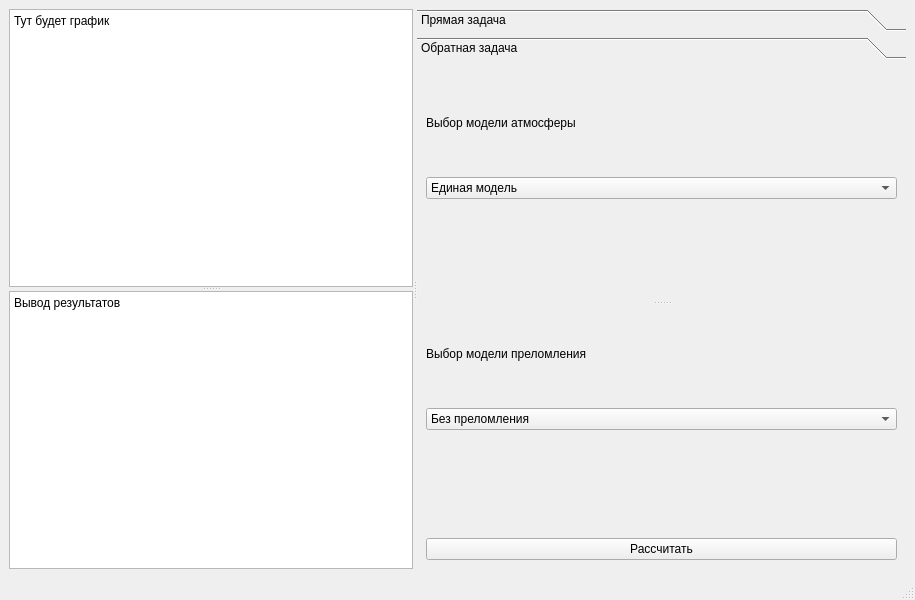
<?xml version="1.0" encoding="UTF-8"?>
<ui version="4.0">
 <class>MainWindow</class>
 <widget class="QMainWindow" name="MainWindow">
  <property name="geometry">
   <rect>
    <x>0</x>
    <y>0</y>
    <width>915</width>
    <height>600</height>
   </rect>
  </property>
  <property name="windowTitle">
   <string>MainWindow</string>
  </property>
  <widget class="QWidget" name="centralwidget">
   <layout class="QGridLayout" name="gridLayout_3">
    <item row="0" column="0">
     <widget class="QSplitter" name="splitter_5">
      <property name="orientation">
       <enum>Qt::Horizontal</enum>
      </property>
      <widget class="QSplitter" name="splitter_4">
       <property name="orientation">
        <enum>Qt::Vertical</enum>
       </property>
       <widget class="QTextBrowser" name="textBrowser">
        <property name="sizePolicy">
         <sizepolicy hsizetype="Expanding" vsizetype="Minimum">
          <horstretch>0</horstretch>
          <verstretch>0</verstretch>
         </sizepolicy>
        </property>
        <property name="html">
         <string>&lt;!DOCTYPE HTML PUBLIC &quot;-//W3C//DTD HTML 4.0//EN&quot; &quot;http://www.w3.org/TR/REC-html40/strict.dtd&quot;&gt;
&lt;html&gt;&lt;head&gt;&lt;meta name=&quot;qrichtext&quot; content=&quot;1&quot; /&gt;&lt;meta charset=&quot;utf-8&quot; /&gt;&lt;style type=&quot;text/css&quot;&gt;
p, li { white-space: pre-wrap; }
hr { height: 1px; border-width: 0; }
li.unchecked::marker { content: &quot;\2610&quot;; }
li.checked::marker { content: &quot;\2612&quot;; }
&lt;/style&gt;&lt;/head&gt;&lt;body style=&quot; font-family:'Sans Serif'; font-size:9pt; font-weight:400; font-style:normal;&quot;&gt;
&lt;p style=&quot; margin-top:0px; margin-bottom:0px; margin-left:0px; margin-right:0px; -qt-block-indent:0; text-indent:0px;&quot;&gt;Тут будет график&lt;/p&gt;
&lt;p style=&quot;-qt-paragraph-type:empty; margin-top:0px; margin-bottom:0px; margin-left:0px; margin-right:0px; -qt-block-indent:0; text-indent:0px;&quot;&gt;&lt;br /&gt;&lt;/p&gt;&lt;/body&gt;&lt;/html&gt;</string>
        </property>
       </widget>
       <widget class="QTextBrowser" name="textBrowser_2">
        <property name="sizePolicy">
         <sizepolicy hsizetype="Expanding" vsizetype="Maximum">
          <horstretch>0</horstretch>
          <verstretch>0</verstretch>
         </sizepolicy>
        </property>
        <property name="html">
         <string>&lt;!DOCTYPE HTML PUBLIC &quot;-//W3C//DTD HTML 4.0//EN&quot; &quot;http://www.w3.org/TR/REC-html40/strict.dtd&quot;&gt;
&lt;html&gt;&lt;head&gt;&lt;meta name=&quot;qrichtext&quot; content=&quot;1&quot; /&gt;&lt;meta charset=&quot;utf-8&quot; /&gt;&lt;style type=&quot;text/css&quot;&gt;
p, li { white-space: pre-wrap; }
hr { height: 1px; border-width: 0; }
li.unchecked::marker { content: &quot;\2610&quot;; }
li.checked::marker { content: &quot;\2612&quot;; }
&lt;/style&gt;&lt;/head&gt;&lt;body style=&quot; font-family:'Sans Serif'; font-size:9pt; font-weight:400; font-style:normal;&quot;&gt;
&lt;p style=&quot; margin-top:0px; margin-bottom:0px; margin-left:0px; margin-right:0px; -qt-block-indent:0; text-indent:0px;&quot;&gt;Вывод результатов&lt;/p&gt;
&lt;p style=&quot;-qt-paragraph-type:empty; margin-top:0px; margin-bottom:0px; margin-left:0px; margin-right:0px; -qt-block-indent:0; text-indent:0px;&quot;&gt;&lt;br /&gt;&lt;/p&gt;&lt;/body&gt;&lt;/html&gt;</string>
        </property>
       </widget>
      </widget>
      <widget class="QToolBox" name="toolBox">
       <property name="currentIndex">
        <number>1</number>
       </property>
       <widget class="QWidget" name="direct">
        <property name="geometry">
         <rect>
          <x>0</x>
          <y>0</y>
          <width>635</width>
          <height>485</height>
         </rect>
        </property>
        <attribute name="label">
         <string>Прямая задача</string>
        </attribute>
        <layout class="QGridLayout" name="gridLayout_2">
         <item row="0" column="0">
          <widget class="QSplitter" name="splitter_3">
           <property name="orientation">
            <enum>Qt::Horizontal</enum>
           </property>
           <widget class="QSplitter" name="splitter_2">
            <property name="orientation">
             <enum>Qt::Vertical</enum>
            </property>
            <widget class="QWidget" name="">
             <layout class="QVBoxLayout" name="verticalLayout">
              <item>
               <widget class="QLabel" name="label_8">
                <property name="text">
                 <string>Выбор модели атмосферы</string>
                </property>
               </widget>
              </item>
              <item>
               <widget class="QComboBox" name="dir_atm_combo">
                <item>
                 <property name="text">
                  <string>Единая модель</string>
                 </property>
                </item>
               </widget>
              </item>
              <item>
               <widget class="QWidget" name="dir_atm_imput" native="true"/>
              </item>
             </layout>
            </widget>
            <widget class="QWidget" name="">
             <layout class="QVBoxLayout" name="verticalLayout_2">
              <item>
               <widget class="QLabel" name="label">
                <property name="text">
                 <string>Выбор модели преломления</string>
                </property>
               </widget>
              </item>
              <item>
               <widget class="QComboBox" name="dir_refr_combo">
                <item>
                 <property name="text">
                  <string>Без преломления</string>
                 </property>
                </item>
                <item>
                 <property name="text">
                  <string>Модель эффективного радиуса «4/3»</string>
                 </property>
                </item>
                <item>
                 <property name="text">
                  <string>Модель среднего значения k</string>
                 </property>
                </item>
                <item>
                 <property name="text">
                  <string>Модель среднего значения радиуса кривизны</string>
                 </property>
                </item>
               </widget>
              </item>
              <item>
               <widget class="QWidget" name="dir_refr_imput" native="true"/>
              </item>
             </layout>
            </widget>
           </widget>
           <widget class="QWidget" name="">
            <layout class="QVBoxLayout" name="verticalLayout_5">
             <item>
              <widget class="QLabel" name="label_13">
               <property name="text">
                <string>Высота РЛС, м</string>
               </property>
              </widget>
             </item>
             <item>
              <widget class="QDoubleSpinBox" name="dir_hs">
               <property name="minimum">
                <double>-10000.000000000000000</double>
               </property>
               <property name="maximum">
                <double>10000.000000000000000</double>
               </property>
              </widget>
             </item>
             <item>
              <spacer name="verticalSpacer">
               <property name="orientation">
                <enum>Qt::Vertical</enum>
               </property>
               <property name="sizeHint" stdset="0">
                <size>
                 <width>20</width>
                 <height>18</height>
                </size>
               </property>
              </spacer>
             </item>
             <item>
              <widget class="QLabel" name="label_12">
               <property name="text">
                <string>Высота цели, м</string>
               </property>
              </widget>
             </item>
             <item>
              <widget class="QDoubleSpinBox" name="dir_ha">
               <property name="minimum">
                <double>-10000.000000000000000</double>
               </property>
               <property name="maximum">
                <double>10000.000000000000000</double>
               </property>
              </widget>
             </item>
             <item>
              <spacer name="verticalSpacer_3">
               <property name="orientation">
                <enum>Qt::Vertical</enum>
               </property>
               <property name="sizeHint" stdset="0">
                <size>
                 <width>20</width>
                 <height>18</height>
                </size>
               </property>
              </spacer>
             </item>
             <item>
              <widget class="QLabel" name="label_11">
               <property name="text">
                <string>Прямолинейная наклонная дальность, м</string>
               </property>
              </widget>
             </item>
             <item>
              <widget class="QDoubleSpinBox" name="dir_r">
               <property name="maximum">
                <double>10000.000000000000000</double>
               </property>
              </widget>
             </item>
            </layout>
           </widget>
          </widget>
         </item>
         <item row="1" column="0">
          <widget class="QPushButton" name="direct_count_button">
           <property name="text">
            <string>Рассчитать</string>
           </property>
          </widget>
         </item>
        </layout>
       </widget>
       <widget class="QWidget" name="page_4">
        <property name="geometry">
         <rect>
          <x>0</x>
          <y>0</y>
          <width>635</width>
          <height>485</height>
         </rect>
        </property>
        <attribute name="label">
         <string>Обратная задача</string>
        </attribute>
        <layout class="QGridLayout" name="gridLayout">
         <item row="0" column="0">
          <widget class="QSplitter" name="splitter">
           <property name="orientation">
            <enum>Qt::Vertical</enum>
           </property>
           <widget class="QWidget" name="">
            <layout class="QVBoxLayout" name="verticalLayout_3">
             <item>
              <widget class="QLabel" name="label_20">
               <property name="text">
                <string>Выбор модели атмосферы</string>
               </property>
              </widget>
             </item>
             <item>
              <widget class="QComboBox" name="rev_atm_combo">
               <item>
                <property name="text">
                 <string>Единая модель</string>
                </property>
               </item>
              </widget>
             </item>
             <item>
              <widget class="QWidget" name="rev_atm_imput" native="true"/>
             </item>
            </layout>
           </widget>
           <widget class="QWidget" name="">
            <layout class="QVBoxLayout" name="verticalLayout_4">
             <item>
              <widget class="QLabel" name="label_2">
               <property name="text">
                <string>Выбор модели преломления</string>
               </property>
              </widget>
             </item>
             <item>
              <widget class="QComboBox" name="rev_ref_combo">
               <item>
                <property name="text">
                 <string>Без преломления</string>
                </property>
               </item>
               <item>
                <property name="text">
                 <string>Модель эффективного радиуса «4/3»</string>
                </property>
               </item>
               <item>
                <property name="text">
                 <string>Модель среднего значения k</string>
                </property>
               </item>
               <item>
                <property name="text">
                 <string>Модель среднего значения радиуса кривизны</string>
                </property>
               </item>
              </widget>
             </item>
             <item>
              <widget class="QWidget" name="rev_refr_imput" native="true"/>
             </item>
            </layout>
           </widget>
          </widget>
         </item>
         <item row="1" column="0">
          <widget class="QPushButton" name="reverse_count_button">
           <property name="text">
            <string>Рассчитать</string>
           </property>
          </widget>
         </item>
        </layout>
       </widget>
      </widget>
     </widget>
    </item>
   </layout>
  </widget>
  <widget class="QMenuBar" name="menubar">
   <property name="geometry">
    <rect>
     <x>0</x>
     <y>0</y>
     <width>915</width>
     <height>19</height>
    </rect>
   </property>
  </widget>
  <widget class="QStatusBar" name="statusbar"/>
 </widget>
 <resources/>
 <connections/>
</ui>
